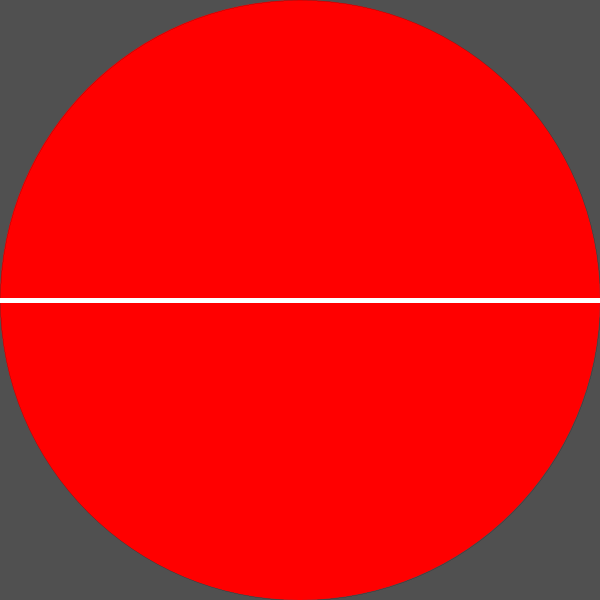
Frame 1 (no input)
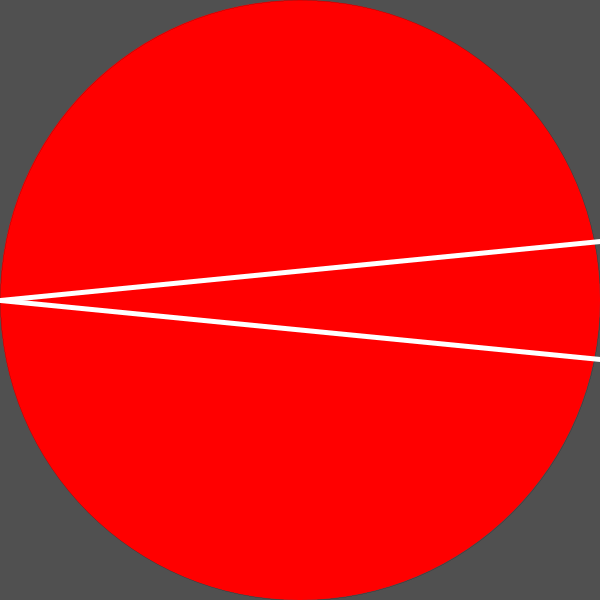
Frame 60 (the mouse pressed at the canvas centre just before this capture)
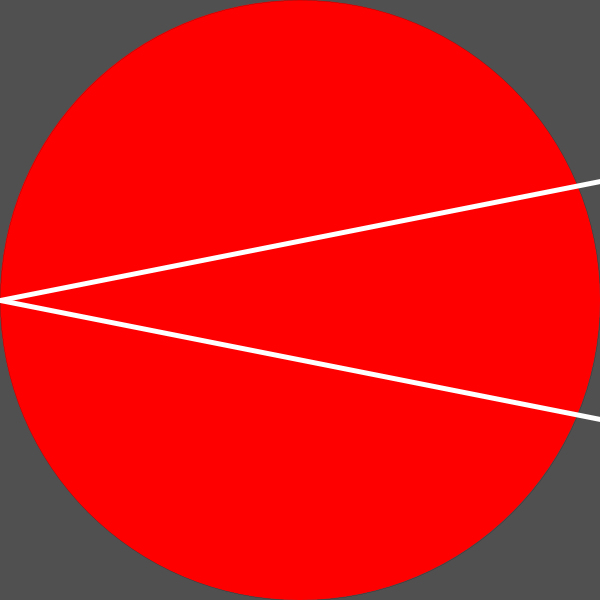
Frame 120 (the mouse held since frame 60 and released just before this capture)

The Processing sketch that drew these frames (run headless with seeded random() and noise(); from frame 60 on, the mouse is pressed at the canvas centre):

// Processing sketch: Limbo_V3
// ── Limbo_V3.pde
float s;
float wG;

void setup() {
  size(600, 600);
  rectMode(CENTER);
}

void draw() {
  background(80);
  
  strokeWeight(0);
  stroke(0);
  fill(#ff0000);
  ellipse(width/2, height/2, width - wG, width - wG);
  rect(width/2, height/2, wG, wG);
  
  strokeWeight(5);
  stroke(255);
  line(0, height/2, width, height/2 + s);
  line(0, height/2, width, height/2 - s);
  s += 1;
  if(s > height/2)
  {
    s = 0;
  }
  
}
